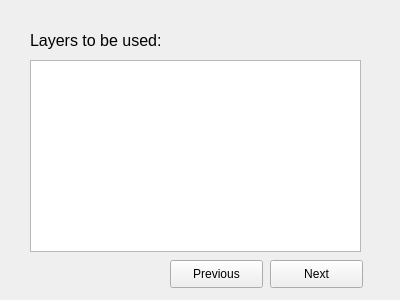
<?xml version="1.0" encoding="UTF-8"?>
<ui version="4.0">
 <class>Form</class>
 <widget class="QWidget" name="Form">
  <property name="geometry">
   <rect>
    <x>0</x>
    <y>0</y>
    <width>400</width>
    <height>300</height>
   </rect>
  </property>
  <property name="windowTitle">
   <string>Form</string>
  </property>
  <widget class="QLabel" name="label">
   <property name="geometry">
    <rect>
     <x>30</x>
     <y>30</y>
     <width>211</width>
     <height>21</height>
    </rect>
   </property>
   <property name="font">
    <font>
     <pointsize>12</pointsize>
    </font>
   </property>
   <property name="text">
    <string>Layers to be used:</string>
   </property>
  </widget>
  <widget class="QPushButton" name="pushButton">
   <property name="geometry">
    <rect>
     <x>270</x>
     <y>260</y>
     <width>93</width>
     <height>28</height>
    </rect>
   </property>
   <property name="text">
    <string>Next</string>
   </property>
  </widget>
  <widget class="QPushButton" name="pushButton_2">
   <property name="geometry">
    <rect>
     <x>170</x>
     <y>260</y>
     <width>93</width>
     <height>28</height>
    </rect>
   </property>
   <property name="text">
    <string>Previous</string>
   </property>
  </widget>
  <widget class="QListView" name="listView">
   <property name="geometry">
    <rect>
     <x>30</x>
     <y>60</y>
     <width>331</width>
     <height>192</height>
    </rect>
   </property>
  </widget>
 </widget>
 <resources/>
 <connections/>
</ui>
